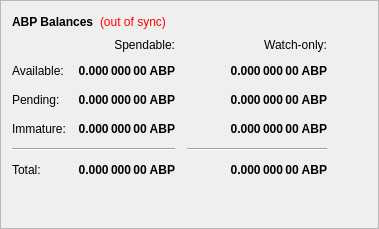
        <widget class="QFrame" name="frame">
         <property name="frameShape">
          <enum>QFrame::StyledPanel</enum>
         </property>
         <property name="frameShadow">
          <enum>QFrame::Raised</enum>
         </property>
         <layout class="QVBoxLayout" name="verticalLayout_4">
          <item>
           <layout class="QHBoxLayout" name="horizontalLayout_4">
            <item>
             <widget class="QLabel" name="label_5">
              <property name="font">
               <font>
                <weight>75</weight>
                <bold>true</bold>
               </font>
              </property>
              <property name="text">
               <string>ABP Balances</string>
              </property>
             </widget>
            </item>
            <item>
             <widget class="QLabel" name="labelWalletStatus">
              <property name="cursor">
               <cursorShape>WhatsThisCursor</cursorShape>
              </property>
              <property name="toolTip">
               <string>The displayed information may be out of date. Your wallet automatically synchronizes with the ABP network after a connection is established, but this process has not completed yet.</string>
              </property>
              <property name="styleSheet">
               <string notr="true">QLabel { color: red; }</string>
              </property>
              <property name="text">
               <string notr="true">(out of sync)</string>
              </property>
              <property name="alignment">
               <set>Qt::AlignLeading|Qt::AlignLeft|Qt::AlignVCenter</set>
              </property>
             </widget>
            </item>
            <item>
             <spacer name="horizontalSpacer_3">
              <property name="orientation">
               <enum>Qt::Horizontal</enum>
              </property>
              <property name="sizeHint" stdset="0">
               <size>
                <width>40</width>
                <height>20</height>
               </size>
              </property>
             </spacer>
            </item>
           </layout>
          </item>
          <item>
           <layout class="QGridLayout" name="gridLayout">
            <property name="spacing">
             <number>12</number>
            </property>
            <item row="2" column="2">
             <widget class="QLabel" name="labelWatchPending">
              <property name="font">
               <font>
                <weight>75</weight>
                <bold>true</bold>
               </font>
              </property>
              <property name="cursor">
               <cursorShape>IBeamCursor</cursorShape>
              </property>
              <property name="toolTip">
               <string>Unconfirmed transactions to watch-only addresses</string>
              </property>
              <property name="text">
               <string notr="true">0.000 000 00 ABP</string>
              </property>
              <property name="alignment">
               <set>Qt::AlignRight|Qt::AlignTrailing|Qt::AlignVCenter</set>
              </property>
              <property name="textInteractionFlags">
               <set>Qt::LinksAccessibleByMouse|Qt::TextSelectableByKeyboard|Qt::TextSelectableByMouse</set>
              </property>
             </widget>
            </item>
            <item row="2" column="1">
             <widget class="QLabel" name="labelUnconfirmed">
              <property name="font">
               <font>
                <weight>75</weight>
                <bold>true</bold>
               </font>
              </property>
              <property name="cursor">
               <cursorShape>IBeamCursor</cursorShape>
              </property>
              <property name="toolTip">
               <string>Total of transactions that have yet to be confirmed, and do not yet count toward the spendable balance</string>
              </property>
              <property name="text">
               <string notr="true">0.000 000 00 ABP</string>
              </property>
              <property name="alignment">
               <set>Qt::AlignRight|Qt::AlignTrailing|Qt::AlignVCenter</set>
              </property>
              <property name="textInteractionFlags">
               <set>Qt::LinksAccessibleByMouse|Qt::TextSelectableByKeyboard|Qt::TextSelectableByMouse</set>
              </property>
             </widget>
            </item>
            <item row="3" column="2">
             <widget class="QLabel" name="labelWatchImmature">
              <property name="font">
               <font>
                <weight>75</weight>
                <bold>true</bold>
               </font>
              </property>
              <property name="cursor">
               <cursorShape>IBeamCursor</cursorShape>
              </property>
              <property name="toolTip">
               <string>Staked or masternode rewards in watch-only addresses that has not yet matured</string>
              </property>
              <property name="text">
               <string notr="true">0.000 000 00 ABP</string>
              </property>
              <property name="alignment">
               <set>Qt::AlignRight|Qt::AlignTrailing|Qt::AlignVCenter</set>
              </property>
              <property name="textInteractionFlags">
               <set>Qt::LinksAccessibleByMouse|Qt::TextSelectableByKeyboard|Qt::TextSelectableByMouse</set>
              </property>
             </widget>
            </item>
            <item row="4" column="0" colspan="2">
             <widget class="Line" name="lineSpendableBalance">
              <property name="orientation">
               <enum>Qt::Horizontal</enum>
              </property>
             </widget>
            </item>
            <item row="4" column="2">
             <widget class="Line" name="lineWatchBalance">
              <property name="sizePolicy">
               <sizepolicy hsizetype="Preferred" vsizetype="Fixed">
                <horstretch>0</horstretch>
                <verstretch>0</verstretch>
               </sizepolicy>
              </property>
              <property name="minimumSize">
               <size>
                <width>140</width>
                <height>0</height>
               </size>
              </property>
              <property name="orientation">
               <enum>Qt::Horizontal</enum>
              </property>
             </widget>
            </item>
            <item row="5" column="0">
             <widget class="QLabel" name="labelTotalText">
              <property name="text">
               <string>Total:</string>
              </property>
             </widget>
            </item>
            <item row="3" column="1">
             <widget class="QLabel" name="labelImmature">
              <property name="font">
               <font>
                <weight>75</weight>
                <bold>true</bold>
               </font>
              </property>
              <property name="cursor">
               <cursorShape>IBeamCursor</cursorShape>
              </property>
              <property name="toolTip">
               <string>Staked or masternode rewards that has not yet matured</string>
              </property>
              <property name="text">
               <string notr="true">0.000 000 00 ABP</string>
              </property>
              <property name="alignment">
               <set>Qt::AlignRight|Qt::AlignTrailing|Qt::AlignVCenter</set>
              </property>
              <property name="textInteractionFlags">
               <set>Qt::LinksAccessibleByMouse|Qt::TextSelectableByKeyboard|Qt::TextSelectableByMouse</set>
              </property>
             </widget>
            </item>
            <item row="2" column="3">
             <spacer name="horizontalSpacer_2">
              <property name="orientation">
               <enum>Qt::Horizontal</enum>
              </property>
              <property name="sizeHint" stdset="0">
               <size>
                <width>40</width>
                <height>20</height>
               </size>
              </property>
             </spacer>
            </item>
            <item row="3" column="0">
             <widget class="QLabel" name="labelImmatureText">
              <property name="text">
               <string>Immature:</string>
              </property>
             </widget>
            </item>
            <item row="5" column="1">
             <widget class="QLabel" name="labelTotal">
              <property name="font">
               <font>
                <weight>75</weight>
                <bold>true</bold>
               </font>
              </property>
              <property name="cursor">
               <cursorShape>IBeamCursor</cursorShape>
              </property>
              <property name="toolTip">
               <string>Your current total balance</string>
              </property>
              <property name="text">
               <string notr="true">0.000 000 00 ABP</string>
              </property>
              <property name="alignment">
               <set>Qt::AlignRight|Qt::AlignTrailing|Qt::AlignVCenter</set>
              </property>
              <property name="textInteractionFlags">
               <set>Qt::LinksAccessibleByMouse|Qt::TextSelectableByKeyboard|Qt::TextSelectableByMouse</set>
              </property>
             </widget>
            </item>
            <item row="5" column="2">
             <widget class="QLabel" name="labelWatchTotal">
              <property name="font">
               <font>
                <weight>75</weight>
                <bold>true</bold>
               </font>
              </property>
              <property name="cursor">
               <cursorShape>IBeamCursor</cursorShape>
              </property>
              <property name="toolTip">
               <string>Current total balance in watch-only addresses</string>
              </property>
              <property name="text">
               <string notr="true">0.000 000 00 ABP</string>
              </property>
              <property name="alignment">
               <set>Qt::AlignRight|Qt::AlignTrailing|Qt::AlignVCenter</set>
              </property>
              <property name="textInteractionFlags">
               <set>Qt::LinksAccessibleByMouse|Qt::TextSelectableByKeyboard|Qt::TextSelectableByMouse</set>
              </property>
             </widget>
            </item>
            <item row="0" column="2">
             <widget class="QLabel" name="labelWatchonly">
              <property name="text">
               <string>Watch-only:</string>
              </property>
              <property name="alignment">
               <set>Qt::AlignRight|Qt::AlignTrailing|Qt::AlignVCenter</set>
              </property>
             </widget>
            </item>
            <item row="1" column="0">
             <widget class="QLabel" name="labelBalanceText">
              <property name="text">
               <string>Available:</string>
              </property>
             </widget>
            </item>
            <item row="1" column="1">
             <widget class="QLabel" name="labelBalance">
              <property name="font">
               <font>
                <weight>75</weight>
                <bold>true</bold>
               </font>
              </property>
              <property name="cursor">
               <cursorShape>IBeamCursor</cursorShape>
              </property>
              <property name="toolTip">
               <string>Your current spendable balance</string>
              </property>
              <property name="text">
               <string notr="true">0.000 000 00 ABP</string>
              </property>
              <property name="alignment">
               <set>Qt::AlignRight|Qt::AlignTrailing|Qt::AlignVCenter</set>
              </property>
              <property name="textInteractionFlags">
               <set>Qt::LinksAccessibleByMouse|Qt::TextSelectableByKeyboard|Qt::TextSelectableByMouse</set>
              </property>
             </widget>
            </item>
            <item row="1" column="2">
             <widget class="QLabel" name="labelWatchAvailable">
              <property name="font">
               <font>
                <weight>75</weight>
                <bold>true</bold>
               </font>
              </property>
              <property name="cursor">
               <cursorShape>IBeamCursor</cursorShape>
              </property>
              <property name="toolTip">
               <string>Your current balance in watch-only addresses</string>
              </property>
              <property name="text">
               <string notr="true">0.000 000 00 ABP</string>
              </property>
              <property name="alignment">
               <set>Qt::AlignRight|Qt::AlignTrailing|Qt::AlignVCenter</set>
              </property>
              <property name="textInteractionFlags">
               <set>Qt::LinksAccessibleByMouse|Qt::TextSelectableByKeyboard|Qt::TextSelectableByMouse</set>
              </property>
             </widget>
            </item>
            <item row="2" column="0">
             <widget class="QLabel" name="labelPendingText">
              <property name="text">
               <string>Pending:</string>
              </property>
             </widget>
            </item>
            <item row="0" column="1">
             <widget class="QLabel" name="labelSpendable">
              <property name="text">
               <string>Spendable:</string>
              </property>
              <property name="alignment">
               <set>Qt::AlignRight|Qt::AlignTrailing|Qt::AlignVCenter</set>
              </property>
             </widget>
            </item>
           </layout>
          </item>
          <item>
           <spacer name="verticalSpacer_4">
            <property name="orientation">
             <enum>Qt::Vertical</enum>
            </property>
            <property name="sizeHint" stdset="0">
             <size>
              <width>20</width>
              <height>40</height>
             </size>
            </property>
           </spacer>
          </item>
         </layout>
        </widget>
